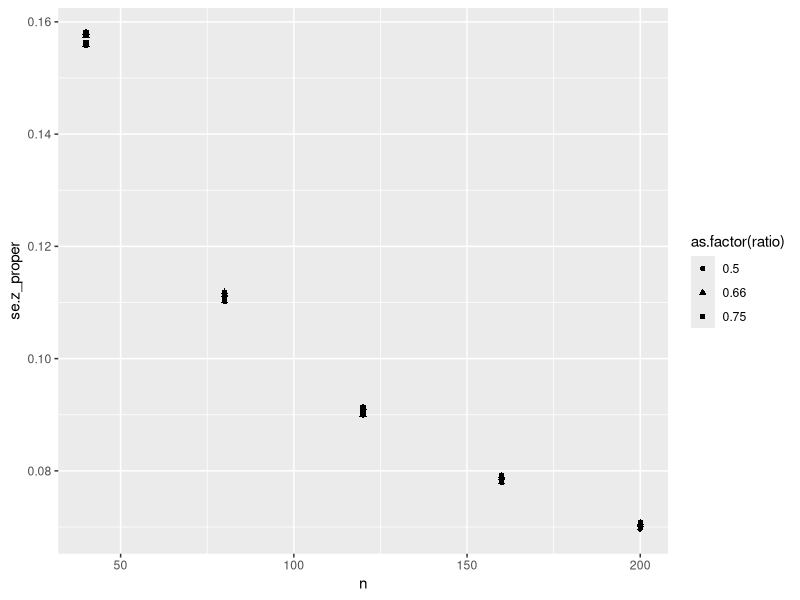
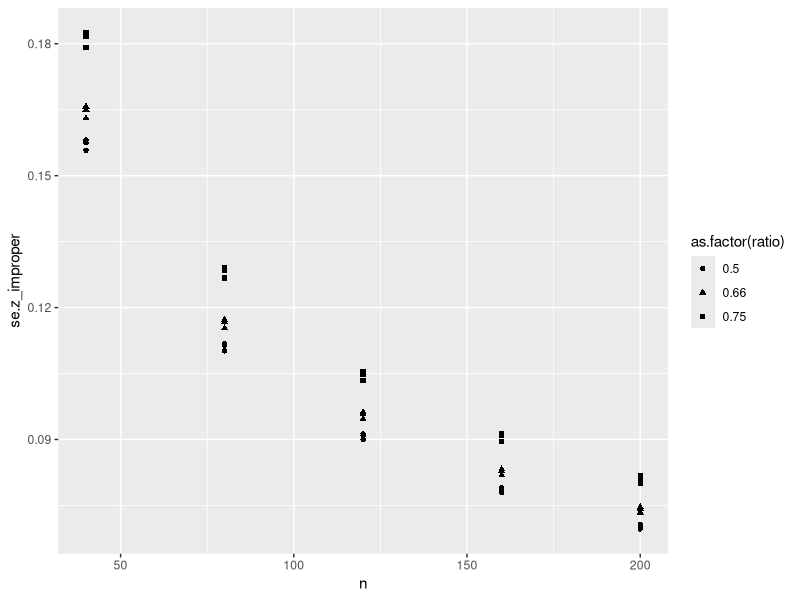
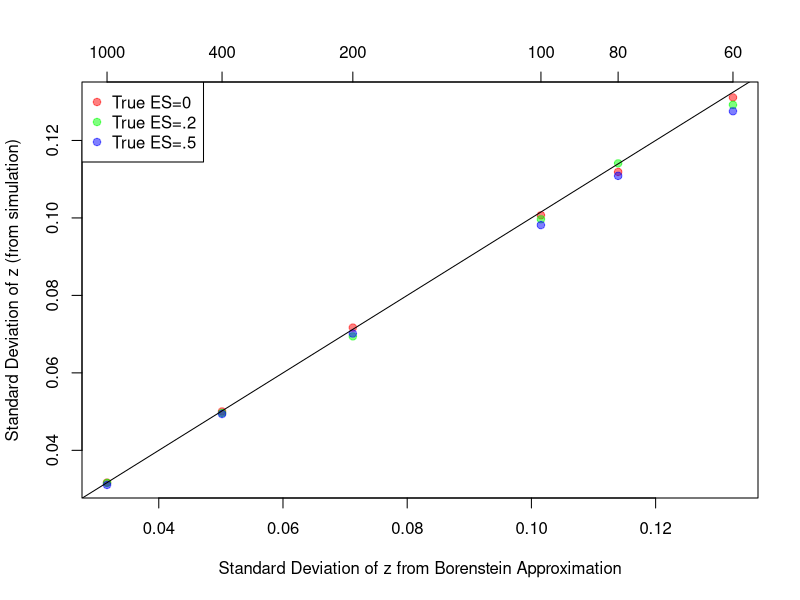

Reproduce these figures in R, in order. (Note: this script raises an error after producing the figures.)

M=10000


goSim=function(N,es)
{
  d=1:M
  for (m in 1:M)
  {
    y1=rnorm(N,0,1)
    y2=rnorm(N,es,1)
    s=sqrt((var(y1)+var(y2))/2)
    d[m]=(mean(y2)-mean(y1))/s
  }
  r = d / sqrt(d ^ 2 + 4)
  z=0.5 * log((1 + r) / (1 - r))
  return(c(mean(z),sd(z)))
}

myN=c(30,40,50,100,200,500)
J=length(myN)
out=matrix(ncol=2,nrow=J)
for (j in 1:J) out[j,]=goSim(myN[j],0)
out.2=matrix(ncol=2,nrow=J)
for (j in 1:J) out.2[j,]=goSim(myN[j],.2)
out.5=matrix(ncol=2,nrow=J)
for (j in 1:J) out.5[j,]=goSim(myN[j],.5)

pdf('sdCheck.pdf')
tform=sqrt(1/(2*myN-3))
plot(tform,out[,2],pch=19,col=rgb(1,0,0,.5),xlab="Standard Deviation of z from Borenstein Approximation",ylab="Standard Deviation of z (from simulation)")
points(tform,out.2[,2],pch=19,col=rgb(0,1,0,.5))
points(tform,out.5[,2],pch=19,col=rgb(0,0,1,.5))
legend("topleft",legend=c("True ES=0","True ES=.2","True ES=.5"),pch=19,col=c(rgb(1,0,0,.5),rgb(0,1,0,.5),rgb(0,0,1,.5)))
abline(0,1)
axis(3,at=tform,label=2*myN)
dev.off()

# Joe inspects magnitude of difference between formulae given effect size and allocation ratio
d = c(0, .25, .5)
ratio = c(.5, .66, .75)
n = c(40, 80, 120, 160, 200)
# Make data frame
dat = expand.grid(d, ratio, n)
names(dat) = c("delta", "ratio", "n")
# assign to groups
dat$n1 = floor(dat$n*dat$ratio)
dat$n2 = ceiling(dat$n*(1-dat$ratio))
# estimate r using proper and improper values of w^2 / a
dat$a = (dat$n1 + dat$n2)^2 / (dat$n1 * dat$n2)
dat$r.proper = dat$d / sqrt(dat$d^2 + dat$a)
dat$r.improper = dat$d / sqrt(dat$d^2 + 4)
# estimate Z
dat$z.proper = atanh(dat$r.proper)
dat$z.improper = atanh(dat$r.improper)
# estimate SE(Z)
# From Pustejovsky (2014), equation 16, letting w^2 = a
term1.proper = (1/(dat$d^2 + dat$a))
term1.improper = (1/(dat$d^2 + 4))
term2 = (dat$n1 + dat$n2)/(dat$n1*dat$n2) + dat$d^2/(2*(dat$n1+dat$n2))
dat$se.z_proper =  sqrt(term1.proper * term2)
dat$se.z_improper = sqrt(term1.improper * term2)
dat$se.z_approx = 1/sqrt(dat$n - 3)

# compare estimates
library(ggplot2)
library(tidyr)

ggplot(dat, aes(x = n, y = se.z_proper, 
                shape = as.factor(ratio))) +
  geom_point()

ggplot(dat, aes(x = n, y = se.z_improper, 
                shape = as.factor(ratio))) +
  geom_point()

output = dat %>% 
  gather(se.z_proper:se.z_approx, key = "key", value = "SE_Z") %>% 
  separate(key, into = c("Stat", "Category"), sep = "_") %>% 
  filter(Category != "improper") 

output$delta.label = factor(output$delta, 
                         levels=c(0, .25, .5), 
                         labels = c("delta = 0", "delta = 0.25", "delta = 0.5"))
output$Estimator = factor(output$Category,
                               levels = c("approx", "proper"),
                               labels = c("1/sqrt(N-3)", "Pustej. eq'n 16"))
output$Allocation.ratio = factor(output$ratio)
ggplot(output, aes(x = n, y = SE_Z, col = Category.label, shape = Allocation.ratio)) +
  geom_point(position = position_jitter(width = 20)) +
  facet_wrap(~delta.label) +
  scale_y_continuous("Standard Error of Z") +
  scale_x_continuous("Total sample size (jitter added for visibility)")

summary(dat$se.z_proper - dat$se.z_approx) # difference does not exceed .009 in SE
# Even in that most extreme case, the difference is about the same as N = 17 vs. N = 18.
1/sqrt(18-3) - 1/sqrt(18-2) 

ggsave("SE_Z_comparison.png")
